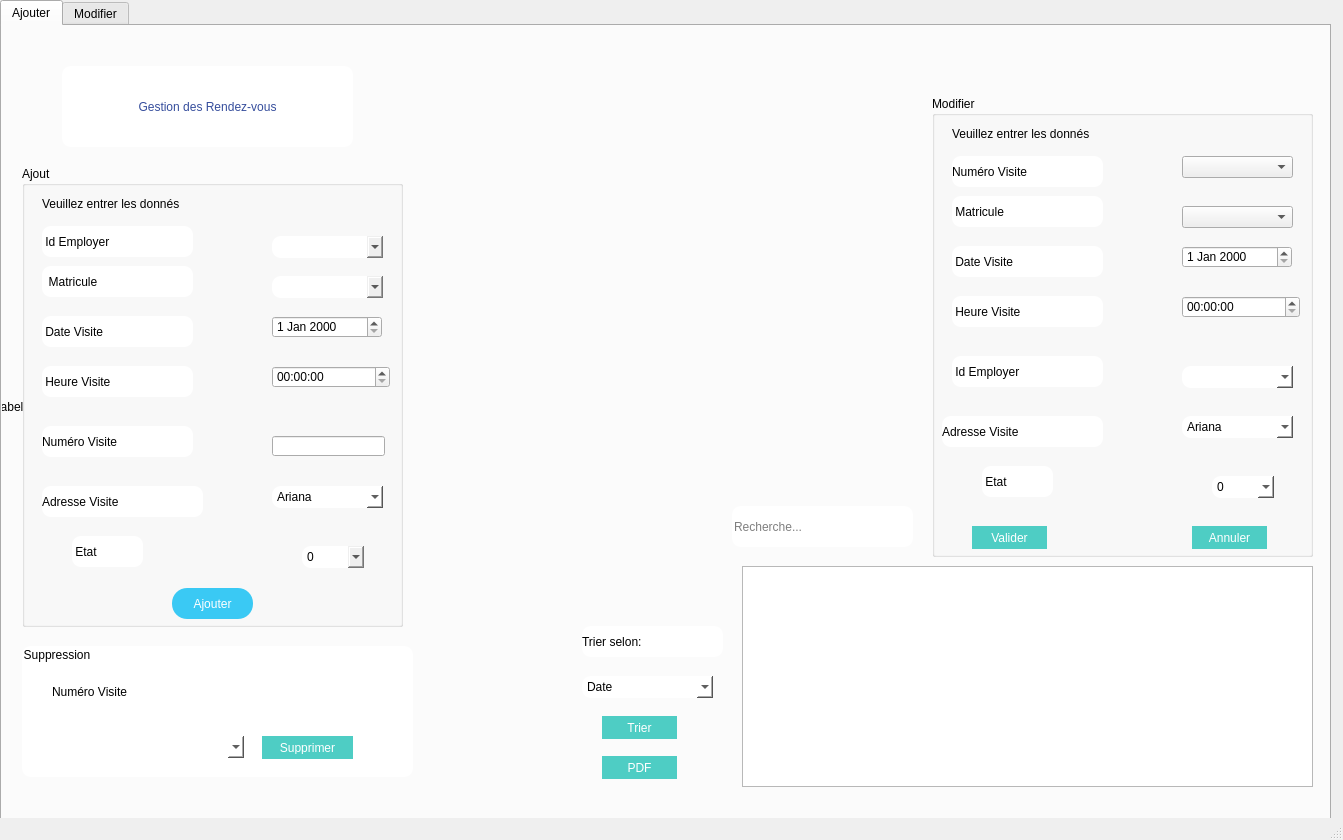
<?xml version="1.0" encoding="UTF-8"?>
<ui version="4.0">
 <class>interface_rendezvous</class>
 <widget class="QMainWindow" name="interface_rendezvous">
  <property name="geometry">
   <rect>
    <x>0</x>
    <y>0</y>
    <width>1343</width>
    <height>840</height>
   </rect>
  </property>
  <property name="baseSize">
   <size>
    <width>1354</width>
    <height>830</height>
   </size>
  </property>
  <property name="windowTitle">
   <string>MainWindow</string>
  </property>
  <widget class="QWidget" name="centralwidget">
   <widget class="QTabWidget" name="tabWidget">
    <property name="geometry">
     <rect>
      <x>0</x>
      <y>0</y>
      <width>1331</width>
      <height>871</height>
     </rect>
    </property>
    <property name="currentIndex">
     <number>0</number>
    </property>
    <widget class="QWidget" name="tab">
     <attribute name="title">
      <string>Ajouter</string>
     </attribute>
     <widget class="QLabel" name="label">
      <property name="geometry">
       <rect>
        <x>60</x>
        <y>40</y>
        <width>291</width>
        <height>81</height>
       </rect>
      </property>
      <property name="styleSheet">
       <string notr="true">color: rgb(53, 77, 156);
background-color: rgb(255, 255, 255);
font: 14pt &quot;MS Shell Dlg 2&quot;;
border-color: rgb(0, 0,255);
border-radius:9px;</string>
      </property>
      <property name="text">
       <string>Gestion des Rendez-vous</string>
      </property>
      <property name="alignment">
       <set>Qt::AlignCenter</set>
      </property>
     </widget>
     <widget class="QGroupBox" name="groupBox">
      <property name="geometry">
       <rect>
        <x>20</x>
        <y>140</y>
        <width>381</width>
        <height>461</height>
       </rect>
      </property>
      <property name="styleSheet">
       <string notr="true"/>
      </property>
      <property name="title">
       <string>Ajout</string>
      </property>
      <widget class="QLabel" name="label_2">
       <property name="geometry">
        <rect>
         <x>20</x>
         <y>30</y>
         <width>191</width>
         <height>16</height>
        </rect>
       </property>
       <property name="text">
        <string>Veuillez entrer les donnés</string>
       </property>
      </widget>
      <widget class="QLabel" name="label_3">
       <property name="geometry">
        <rect>
         <x>20</x>
         <y>150</y>
         <width>151</width>
         <height>31</height>
        </rect>
       </property>
       <property name="styleSheet">
        <string notr="true">background-color: rgb(255, 255, 255);
color: rgb(0, 0, 0);
font: 10pt &quot;MS Shell Dlg 2&quot;;
border-radius:9px;
text-align: center;</string>
       </property>
       <property name="text">
        <string> Date Visite</string>
       </property>
      </widget>
      <widget class="QLabel" name="label_4">
       <property name="geometry">
        <rect>
         <x>20</x>
         <y>200</y>
         <width>151</width>
         <height>31</height>
        </rect>
       </property>
       <property name="styleSheet">
        <string notr="true">background-color: rgb(255, 255, 255);
color: rgb(0, 0, 0);
font: 10pt &quot;MS Shell Dlg 2&quot;;
border-radius:9px;
text-align: center;</string>
       </property>
       <property name="text">
        <string> Heure Visite</string>
       </property>
      </widget>
      <widget class="QLabel" name="label_5">
       <property name="geometry">
        <rect>
         <x>20</x>
         <y>260</y>
         <width>151</width>
         <height>31</height>
        </rect>
       </property>
       <property name="styleSheet">
        <string notr="true">background-color: rgb(255, 255, 255);
color: rgb(0, 0, 0);
font: 10pt &quot;MS Shell Dlg 2&quot;;
border-radius:9px;
text-align: center;</string>
       </property>
       <property name="text">
        <string>Numéro Visite</string>
       </property>
      </widget>
      <widget class="QLabel" name="label_6">
       <property name="geometry">
        <rect>
         <x>20</x>
         <y>320</y>
         <width>161</width>
         <height>31</height>
        </rect>
       </property>
       <property name="styleSheet">
        <string notr="true">background-color: rgb(255, 255, 255);
color: rgb(0, 0, 0);
font: 10pt &quot;MS Shell Dlg 2&quot;;
border-radius:9px;
text-align: center;</string>
       </property>
       <property name="text">
        <string>Adresse Visite</string>
       </property>
      </widget>
      <widget class="QLabel" name="label_7">
       <property name="geometry">
        <rect>
         <x>20</x>
         <y>100</y>
         <width>151</width>
         <height>31</height>
        </rect>
       </property>
       <property name="styleSheet">
        <string notr="true">background-color: rgb(255, 255, 255);
color: rgb(0, 0, 0);
font: 10pt &quot;MS Shell Dlg 2&quot;;
border-radius:9px;
text-align: center;</string>
       </property>
       <property name="text">
        <string>  Matricule</string>
       </property>
      </widget>
      <widget class="QLabel" name="label_8">
       <property name="geometry">
        <rect>
         <x>50</x>
         <y>370</y>
         <width>71</width>
         <height>31</height>
        </rect>
       </property>
       <property name="styleSheet">
        <string notr="true">background-color: rgb(255, 255, 255);
color: rgb(0, 0, 0);
font: 10pt &quot;MS Shell Dlg 2&quot;;
border-radius:9px;
text-align: center;</string>
       </property>
       <property name="text">
        <string> Etat</string>
       </property>
      </widget>
      <widget class="QLabel" name="label_9">
       <property name="geometry">
        <rect>
         <x>20</x>
         <y>60</y>
         <width>151</width>
         <height>31</height>
        </rect>
       </property>
       <property name="styleSheet">
        <string notr="true">background-color: rgb(255, 255, 255);
color: rgb(0, 0, 0);
font: 10pt &quot;MS Shell Dlg 2&quot;;
border-radius:9px;
text-align: center;</string>
       </property>
       <property name="text">
        <string> Id Employer</string>
       </property>
      </widget>
      <widget class="QComboBox" name="Idc">
       <property name="geometry">
        <rect>
         <x>250</x>
         <y>70</y>
         <width>111</width>
         <height>22</height>
        </rect>
       </property>
       <property name="styleSheet">
        <string notr="true">
font: 75 14pt &quot;Source Code Pro&quot;;
border-radius:9px;
text-align: center;</string>
       </property>
      </widget>
      <widget class="QComboBox" name="matricule">
       <property name="geometry">
        <rect>
         <x>250</x>
         <y>110</y>
         <width>111</width>
         <height>22</height>
        </rect>
       </property>
       <property name="styleSheet">
        <string notr="true">
font: 75 14pt &quot;Source Code Pro&quot;;
border-radius:9px;
text-align: center;</string>
       </property>
      </widget>
      <widget class="QDateEdit" name="dateEdit">
       <property name="geometry">
        <rect>
         <x>250</x>
         <y>150</y>
         <width>110</width>
         <height>22</height>
        </rect>
       </property>
      </widget>
      <widget class="QTimeEdit" name="timeEdit">
       <property name="geometry">
        <rect>
         <x>250</x>
         <y>200</y>
         <width>118</width>
         <height>22</height>
        </rect>
       </property>
      </widget>
      <widget class="QLineEdit" name="numv">
       <property name="geometry">
        <rect>
         <x>250</x>
         <y>270</y>
         <width>113</width>
         <height>20</height>
        </rect>
       </property>
      </widget>
      <widget class="QComboBox" name="adressev">
       <property name="geometry">
        <rect>
         <x>250</x>
         <y>320</y>
         <width>111</width>
         <height>22</height>
        </rect>
       </property>
       <property name="styleSheet">
        <string notr="true">background-color: rgb(255, 255, 255);
font: 8pt &quot;MS Shell Dlg 2&quot;;
font: 75 14pt &quot;Source Code Pro&quot;;
border-radius:9px;
text-align: center;</string>
       </property>
       <item>
        <property name="text">
         <string>Ariana</string>
        </property>
       </item>
       <item>
        <property name="text">
         <string>Beja</string>
        </property>
       </item>
       <item>
        <property name="text">
         <string>Ben Arous</string>
        </property>
       </item>
       <item>
        <property name="text">
         <string>Bizerte</string>
        </property>
       </item>
       <item>
        <property name="text">
         <string>Gabès</string>
        </property>
       </item>
       <item>
        <property name="text">
         <string>Gafsa</string>
        </property>
       </item>
       <item>
        <property name="text">
         <string>Jendouba</string>
        </property>
       </item>
       <item>
        <property name="text">
         <string>Kairouan</string>
        </property>
       </item>
       <item>
        <property name="text">
         <string>Kasserine</string>
        </property>
       </item>
       <item>
        <property name="text">
         <string>Kébili</string>
        </property>
       </item>
       <item>
        <property name="text">
         <string>Kef</string>
        </property>
       </item>
       <item>
        <property name="text">
         <string>Mahdia</string>
        </property>
       </item>
       <item>
        <property name="text">
         <string>Manouba</string>
        </property>
       </item>
       <item>
        <property name="text">
         <string>Médenine</string>
        </property>
       </item>
       <item>
        <property name="text">
         <string>Monastir</string>
        </property>
       </item>
       <item>
        <property name="text">
         <string>Nabeul</string>
        </property>
       </item>
       <item>
        <property name="text">
         <string>Sfax</string>
        </property>
       </item>
       <item>
        <property name="text">
         <string>Sidi Bouzid</string>
        </property>
       </item>
       <item>
        <property name="text">
         <string>Siliana</string>
        </property>
       </item>
       <item>
        <property name="text">
         <string>Sousse</string>
        </property>
       </item>
       <item>
        <property name="text">
         <string>Tataouine</string>
        </property>
       </item>
       <item>
        <property name="text">
         <string>Tozeur</string>
        </property>
       </item>
       <item>
        <property name="text">
         <string>Tunis</string>
        </property>
       </item>
       <item>
        <property name="text">
         <string>Zaghouan</string>
        </property>
       </item>
      </widget>
      <widget class="QComboBox" name="etat">
       <property name="geometry">
        <rect>
         <x>280</x>
         <y>380</y>
         <width>62</width>
         <height>22</height>
        </rect>
       </property>
       <property name="styleSheet">
        <string notr="true">
font: 75 14pt &quot;Source Code Pro&quot;;
border-radius:9px;
text-align: center;</string>
       </property>
       <item>
        <property name="text">
         <string>0</string>
        </property>
       </item>
       <item>
        <property name="text">
         <string>1</string>
        </property>
       </item>
      </widget>
      <widget class="QPushButton" name="btajouterrdv">
       <property name="geometry">
        <rect>
         <x>150</x>
         <y>422</y>
         <width>81</width>
         <height>31</height>
        </rect>
       </property>
       <property name="styleSheet">
        <string notr="true">QPushButton

{
	font: 10pt &quot;MS Shell Dlg 2&quot;;
	background-color: rgb(58, 201, 244);
	color: #fff;
	border-top-right-radius: 15px;
	border-top-left-radius: 15px;
	border-bottom-right-radius: 15px;
	border-bottom-left-radius: 15px;
	padding: 5px;
}



QPushButton::disabled
{
	
background-color: rgb(9, 55, 76);

}


QPushButton::hover
{
background-color: rgb(9, 55, 76);


}


QPushButton::pressed
{
background-color: rgb(9, 55, 76);


}</string>
       </property>
       <property name="text">
        <string>Ajouter</string>
       </property>
      </widget>
     </widget>
     <widget class="QTableView" name="tableView">
      <property name="geometry">
       <rect>
        <x>740</x>
        <y>540</y>
        <width>571</width>
        <height>221</height>
       </rect>
      </property>
     </widget>
     <widget class="QLabel" name="label_10">
      <property name="geometry">
       <rect>
        <x>580</x>
        <y>600</y>
        <width>141</width>
        <height>31</height>
       </rect>
      </property>
      <property name="styleSheet">
       <string notr="true">background-color: rgb(255, 255, 255);
color: rgb(0, 0, 0);
font: 10pt &quot;MS Shell Dlg 2&quot;;
border-radius:9px;
text-align: center;</string>
      </property>
      <property name="text">
       <string>Trier selon:</string>
      </property>
     </widget>
     <widget class="QComboBox" name="trier">
      <property name="geometry">
       <rect>
        <x>580</x>
        <y>650</y>
        <width>131</width>
        <height>22</height>
       </rect>
      </property>
      <property name="styleSheet">
       <string notr="true">background-color: rgb(255, 255, 255);
font: 75 14pt &quot;Source Code Pro&quot;;
border-radius:9px;
text-align: center;</string>
      </property>
      <item>
       <property name="text">
        <string>Date </string>
       </property>
      </item>
      <item>
       <property name="text">
        <string>Adresse</string>
       </property>
      </item>
      <item>
       <property name="text">
        <string>Numero Visite</string>
       </property>
      </item>
     </widget>
     <widget class="QPushButton" name="bttrierrdv">
      <property name="geometry">
       <rect>
        <x>600</x>
        <y>690</y>
        <width>75</width>
        <height>23</height>
       </rect>
      </property>
      <property name="styleSheet">
       <string notr="true">QPushButton

{
	font: 10pt &quot;MS Shell Dlg 2&quot;;
	background-color: rgb(78, 205, 196);
	color: #fff;
	border-top-right-radius: 15px;
	border-top-left-radius: 15px;
	border-bottom-right-radius: 15px;
	border-bottom-left-radius: 15px;
	padding: 5px;
}



QPushButton::disabled
{
	
background-color: rgb(9, 55, 76);

}


QPushButton::hover
{
background-color: rgb(9, 55, 76);


}


QPushButton::pressed
{
background-color: rgb(9, 55, 76);


}</string>
      </property>
      <property name="text">
       <string>Trier</string>
      </property>
     </widget>
     <widget class="QPushButton" name="btpdfrdv">
      <property name="geometry">
       <rect>
        <x>600</x>
        <y>730</y>
        <width>75</width>
        <height>23</height>
       </rect>
      </property>
      <property name="styleSheet">
       <string notr="true">QPushButton

{
	font: 10pt &quot;MS Shell Dlg 2&quot;;
	background-color: rgb(78, 205, 196);
	color: #fff;
	border-top-right-radius: 15px;
	border-top-left-radius: 15px;
	border-bottom-right-radius: 15px;
	border-bottom-left-radius: 15px;
	padding: 5px;
}



QPushButton::disabled
{
	
background-color: rgb(9, 55, 76);

}


QPushButton::hover
{
background-color: rgb(9, 55, 76);


}


QPushButton::pressed
{
background-color: rgb(9, 55, 76);


}</string>
      </property>
      <property name="text">
       <string>PDF</string>
      </property>
     </widget>
     <widget class="QGroupBox" name="groupBox_3">
      <property name="geometry">
       <rect>
        <x>20</x>
        <y>620</y>
        <width>391</width>
        <height>131</height>
       </rect>
      </property>
      <property name="styleSheet">
       <string notr="true">background-color: rgb(255, 255, 255);
border-radius:9px;</string>
      </property>
      <property name="title">
       <string>Suppression</string>
      </property>
      <widget class="QComboBox" name="combosupp">
       <property name="geometry">
        <rect>
         <x>41</x>
         <y>90</y>
         <width>181</width>
         <height>22</height>
        </rect>
       </property>
       <property name="styleSheet">
        <string notr="true">
font: 75 14pt &quot;Source Code Pro&quot;;
border-radius:9px;
text-align: center;</string>
       </property>
      </widget>
      <widget class="QLabel" name="label_21">
       <property name="geometry">
        <rect>
         <x>30</x>
         <y>30</y>
         <width>151</width>
         <height>31</height>
        </rect>
       </property>
       <property name="styleSheet">
        <string notr="true">background-color: rgb(255, 255, 255);
font: 75 14pt &quot;Source Code Pro&quot;;
border-radius:9px;
text-align: center;</string>
       </property>
       <property name="text">
        <string>Numéro Visite</string>
       </property>
      </widget>
      <widget class="QPushButton" name="btsupprimerrdv">
       <property name="geometry">
        <rect>
         <x>240</x>
         <y>90</y>
         <width>91</width>
         <height>23</height>
        </rect>
       </property>
       <property name="styleSheet">
        <string notr="true">QPushButton

{
	font: 10pt &quot;MS Shell Dlg 2&quot;;
	background-color: rgb(78, 205, 196);
	color: #fff;
	border-top-right-radius: 15px;
	border-top-left-radius: 15px;
	border-bottom-right-radius: 15px;
	border-bottom-left-radius: 15px;
	padding: 5px;
}



QPushButton::disabled
{
	
background-color: rgb(9, 55, 76);

}


QPushButton::hover
{
background-color: rgb(9, 55, 76);


}


QPushButton::pressed
{
background-color: rgb(9, 55, 76);


}</string>
       </property>
       <property name="text">
        <string>Supprimer</string>
       </property>
      </widget>
     </widget>
     <widget class="QLineEdit" name="linerecherche">
      <property name="geometry">
       <rect>
        <x>730</x>
        <y>480</y>
        <width>181</width>
        <height>41</height>
       </rect>
      </property>
      <property name="styleSheet">
       <string notr="true">background-color: rgb(255, 255, 255);
font: 75 14pt &quot;Source Code Pro&quot;;
border-radius:9px;
text-align: center;</string>
      </property>
      <property name="placeholderText">
       <string>Recherche...</string>
      </property>
     </widget>
     <widget class="QGroupBox" name="groupBox_2">
      <property name="geometry">
       <rect>
        <x>930</x>
        <y>70</y>
        <width>381</width>
        <height>461</height>
       </rect>
      </property>
      <property name="title">
       <string>Modifier</string>
      </property>
      <widget class="QLabel" name="label_12">
       <property name="geometry">
        <rect>
         <x>20</x>
         <y>30</y>
         <width>191</width>
         <height>16</height>
        </rect>
       </property>
       <property name="text">
        <string>Veuillez entrer les donnés</string>
       </property>
      </widget>
      <widget class="QLabel" name="label_13">
       <property name="geometry">
        <rect>
         <x>20</x>
         <y>150</y>
         <width>151</width>
         <height>31</height>
        </rect>
       </property>
       <property name="styleSheet">
        <string notr="true">background-color: rgb(255, 255, 255);
color: rgb(0, 0, 0);
font: 10pt &quot;MS Shell Dlg 2&quot;;
border-radius:9px;
text-align: center;</string>
       </property>
       <property name="text">
        <string> Date Visite</string>
       </property>
      </widget>
      <widget class="QLabel" name="label_14">
       <property name="geometry">
        <rect>
         <x>20</x>
         <y>200</y>
         <width>151</width>
         <height>31</height>
        </rect>
       </property>
       <property name="styleSheet">
        <string notr="true">background-color: rgb(255, 255, 255);
color: rgb(0, 0, 0);
font: 10pt &quot;MS Shell Dlg 2&quot;;
border-radius:9px;
text-align: center;</string>
       </property>
       <property name="text">
        <string> Heure Visite</string>
       </property>
      </widget>
      <widget class="QLabel" name="label_15">
       <property name="geometry">
        <rect>
         <x>20</x>
         <y>60</y>
         <width>151</width>
         <height>31</height>
        </rect>
       </property>
       <property name="styleSheet">
        <string notr="true">background-color: rgb(255, 255, 255);
color: rgb(0, 0, 0);
font: 10pt &quot;MS Shell Dlg 2&quot;;
border-radius:9px;
text-align: center;</string>
       </property>
       <property name="text">
        <string>Numéro Visite</string>
       </property>
      </widget>
      <widget class="QLabel" name="label_16">
       <property name="geometry">
        <rect>
         <x>10</x>
         <y>320</y>
         <width>161</width>
         <height>31</height>
        </rect>
       </property>
       <property name="styleSheet">
        <string notr="true">background-color: rgb(255, 255, 255);
color: rgb(0, 0, 0);
font: 10pt &quot;MS Shell Dlg 2&quot;;
border-radius:9px;
text-align: center;</string>
       </property>
       <property name="text">
        <string>Adresse Visite</string>
       </property>
      </widget>
      <widget class="QLabel" name="label_17">
       <property name="geometry">
        <rect>
         <x>20</x>
         <y>100</y>
         <width>151</width>
         <height>31</height>
        </rect>
       </property>
       <property name="styleSheet">
        <string notr="true">background-color: rgb(255, 255, 255);
color: rgb(0, 0, 0);
font: 10pt &quot;MS Shell Dlg 2&quot;;
border-radius:9px;
text-align: center;</string>
       </property>
       <property name="text">
        <string> Matricule</string>
       </property>
      </widget>
      <widget class="QLabel" name="label_18">
       <property name="geometry">
        <rect>
         <x>50</x>
         <y>370</y>
         <width>71</width>
         <height>31</height>
        </rect>
       </property>
       <property name="styleSheet">
        <string notr="true">background-color: rgb(255, 255, 255);
color: rgb(0, 0, 0);
font: 10pt &quot;MS Shell Dlg 2&quot;;
border-radius:9px;
text-align: center;</string>
       </property>
       <property name="text">
        <string> Etat</string>
       </property>
      </widget>
      <widget class="QComboBox" name="matriculem">
       <property name="geometry">
        <rect>
         <x>250</x>
         <y>110</y>
         <width>111</width>
         <height>22</height>
        </rect>
       </property>
       <property name="styleSheet">
        <string notr="true"/>
       </property>
      </widget>
      <widget class="QDateEdit" name="datem">
       <property name="geometry">
        <rect>
         <x>250</x>
         <y>150</y>
         <width>110</width>
         <height>22</height>
        </rect>
       </property>
      </widget>
      <widget class="QTimeEdit" name="timem">
       <property name="geometry">
        <rect>
         <x>250</x>
         <y>200</y>
         <width>118</width>
         <height>22</height>
        </rect>
       </property>
      </widget>
      <widget class="QComboBox" name="adressevm">
       <property name="geometry">
        <rect>
         <x>250</x>
         <y>320</y>
         <width>111</width>
         <height>22</height>
        </rect>
       </property>
       <property name="styleSheet">
        <string notr="true">background-color: rgb(255, 255, 255);
font: 75 14pt &quot;Source Code Pro&quot;;
border-radius:9px;
text-align: center;</string>
       </property>
       <item>
        <property name="text">
         <string>Ariana</string>
        </property>
       </item>
       <item>
        <property name="text">
         <string>Beja</string>
        </property>
       </item>
       <item>
        <property name="text">
         <string>Ben Arous</string>
        </property>
       </item>
       <item>
        <property name="text">
         <string>Bizerte</string>
        </property>
       </item>
       <item>
        <property name="text">
         <string>Gabès</string>
        </property>
       </item>
       <item>
        <property name="text">
         <string>Gafsa</string>
        </property>
       </item>
       <item>
        <property name="text">
         <string>Jendouba</string>
        </property>
       </item>
       <item>
        <property name="text">
         <string>Kairouan</string>
        </property>
       </item>
       <item>
        <property name="text">
         <string>Kasserine</string>
        </property>
       </item>
       <item>
        <property name="text">
         <string>Kébili</string>
        </property>
       </item>
       <item>
        <property name="text">
         <string>Kef</string>
        </property>
       </item>
       <item>
        <property name="text">
         <string>Mahdia</string>
        </property>
       </item>
       <item>
        <property name="text">
         <string>Manouba</string>
        </property>
       </item>
       <item>
        <property name="text">
         <string>Médenine</string>
        </property>
       </item>
       <item>
        <property name="text">
         <string>Monastir</string>
        </property>
       </item>
       <item>
        <property name="text">
         <string>Nabeul</string>
        </property>
       </item>
       <item>
        <property name="text">
         <string>Sfax</string>
        </property>
       </item>
       <item>
        <property name="text">
         <string>Sidi Bouzid</string>
        </property>
       </item>
       <item>
        <property name="text">
         <string>Siliana</string>
        </property>
       </item>
       <item>
        <property name="text">
         <string>Sousse</string>
        </property>
       </item>
       <item>
        <property name="text">
         <string>Tataouine</string>
        </property>
       </item>
       <item>
        <property name="text">
         <string>Tozeur</string>
        </property>
       </item>
       <item>
        <property name="text">
         <string>Tunis</string>
        </property>
       </item>
       <item>
        <property name="text">
         <string>Zaghouan</string>
        </property>
       </item>
      </widget>
      <widget class="QComboBox" name="etatm">
       <property name="geometry">
        <rect>
         <x>280</x>
         <y>380</y>
         <width>62</width>
         <height>22</height>
        </rect>
       </property>
       <property name="styleSheet">
        <string notr="true">background-color: rgb(255, 255, 255);
font: 75 14pt &quot;Source Code Pro&quot;;
border-radius:9px;
text-align: center;</string>
       </property>
       <item>
        <property name="text">
         <string>0</string>
        </property>
       </item>
       <item>
        <property name="text">
         <string>1</string>
        </property>
       </item>
      </widget>
      <widget class="QPushButton" name="btvaliderrdv">
       <property name="geometry">
        <rect>
         <x>40</x>
         <y>430</y>
         <width>75</width>
         <height>23</height>
        </rect>
       </property>
       <property name="styleSheet">
        <string notr="true">QPushButton

{
	font: 10pt &quot;MS Shell Dlg 2&quot;;
	background-color: rgb(78, 205, 196);
	color: #fff;
	border-top-right-radius: 15px;
	border-top-left-radius: 15px;
	border-bottom-right-radius: 15px;
	border-bottom-left-radius: 15px;
	padding: 5px;
}



QPushButton::disabled
{
	
background-color: rgb(9, 55, 76);

}


QPushButton::hover
{
background-color: rgb(9, 55, 76);


}


QPushButton::pressed
{
background-color: rgb(9, 55, 76);


}</string>
       </property>
       <property name="text">
        <string>Valider</string>
       </property>
      </widget>
      <widget class="QPushButton" name="btannuler">
       <property name="geometry">
        <rect>
         <x>260</x>
         <y>430</y>
         <width>75</width>
         <height>23</height>
        </rect>
       </property>
       <property name="styleSheet">
        <string notr="true">QPushButton

{
	font: 10pt &quot;MS Shell Dlg 2&quot;;
	background-color: rgb(78, 205, 196);
	color: #fff;
	border-top-right-radius: 15px;
	border-top-left-radius: 15px;
	border-bottom-right-radius: 15px;
	border-bottom-left-radius: 15px;
	padding: 5px;
}



QPushButton::disabled
{
	
background-color: rgb(9, 55, 76);

}


QPushButton::hover
{
background-color: rgb(9, 55, 76);


}


QPushButton::pressed
{
background-color: rgb(9, 55, 76);


}</string>
       </property>
       <property name="text">
        <string>Annuler</string>
       </property>
      </widget>
      <widget class="QComboBox" name="numvm">
       <property name="geometry">
        <rect>
         <x>250</x>
         <y>60</y>
         <width>111</width>
         <height>22</height>
        </rect>
       </property>
       <property name="styleSheet">
        <string notr="true"/>
       </property>
      </widget>
      <widget class="QLabel" name="label_19">
       <property name="geometry">
        <rect>
         <x>20</x>
         <y>260</y>
         <width>151</width>
         <height>31</height>
        </rect>
       </property>
       <property name="styleSheet">
        <string notr="true">background-color: rgb(255, 255, 255);
color: rgb(0, 0, 0);
font: 10pt &quot;MS Shell Dlg 2&quot;;
border-radius:9px;
text-align: center;</string>
       </property>
       <property name="text">
        <string> Id Employer</string>
       </property>
      </widget>
      <widget class="QComboBox" name="idcm">
       <property name="geometry">
        <rect>
         <x>250</x>
         <y>270</y>
         <width>111</width>
         <height>22</height>
        </rect>
       </property>
       <property name="styleSheet">
        <string notr="true">background-color: rgb(255, 255, 255);
font: 75 14pt &quot;Source Code Pro&quot;;
border-radius:9px;
text-align: center;</string>
       </property>
      </widget>
     </widget>
     <widget class="QLabel" name="label_11">
      <property name="geometry">
       <rect>
        <x>-30</x>
        <y>-50</y>
        <width>1421</width>
        <height>861</height>
       </rect>
      </property>
      <property name="styleSheet">
       <string notr="true">background-image: url(:/res/jeep.jpg);</string>
      </property>
      <property name="text">
       <string>TextLabel</string>
      </property>
     </widget>
     <zorder>label_11</zorder>
     <zorder>label</zorder>
     <zorder>groupBox</zorder>
     <zorder>tableView</zorder>
     <zorder>label_10</zorder>
     <zorder>trier</zorder>
     <zorder>bttrierrdv</zorder>
     <zorder>btpdfrdv</zorder>
     <zorder>groupBox_3</zorder>
     <zorder>linerecherche</zorder>
     <zorder>groupBox_2</zorder>
    </widget>
    <widget class="QWidget" name="tab_2">
     <attribute name="title">
      <string>Modifier</string>
     </attribute>
     <widget class="QLabel" name="sss">
      <property name="geometry">
       <rect>
        <x>430</x>
        <y>110</y>
        <width>131</width>
        <height>41</height>
       </rect>
      </property>
      <property name="styleSheet">
       <string notr="true">background-color: rgb(255, 255, 255);
font: 75 14pt &quot;Source Code Pro&quot;;
border-radius:9px;
text-align: center;</string>
      </property>
      <property name="text">
       <string>Statistique</string>
      </property>
     </widget>
     <widget class="QLabel" name="stat144">
      <property name="geometry">
       <rect>
        <x>270</x>
        <y>180</y>
        <width>461</width>
        <height>401</height>
       </rect>
      </property>
      <property name="styleSheet">
       <string notr="true">
border-radius:9px;
	font: 10pt &quot;MS Shell Dlg 2&quot;;background-color: rgb(255, 255, 255);</string>
      </property>
      <property name="text">
       <string/>
      </property>
     </widget>
     <widget class="QLabel" name="label_20">
      <property name="geometry">
       <rect>
        <x>-10</x>
        <y>0</y>
        <width>1351</width>
        <height>821</height>
       </rect>
      </property>
      <property name="styleSheet">
       <string notr="true">background-image: url(:/res/jeep.jpg);</string>
      </property>
      <property name="text">
       <string>TextLabel</string>
      </property>
     </widget>
     <zorder>label_20</zorder>
     <zorder>sss</zorder>
     <zorder>stat144</zorder>
    </widget>
   </widget>
  </widget>
  <widget class="QMenuBar" name="menubar">
   <property name="geometry">
    <rect>
     <x>0</x>
     <y>0</y>
     <width>1343</width>
     <height>22</height>
    </rect>
   </property>
  </widget>
  <widget class="QStatusBar" name="statusbar"/>
 </widget>
 <resources/>
 <connections/>
</ui>
